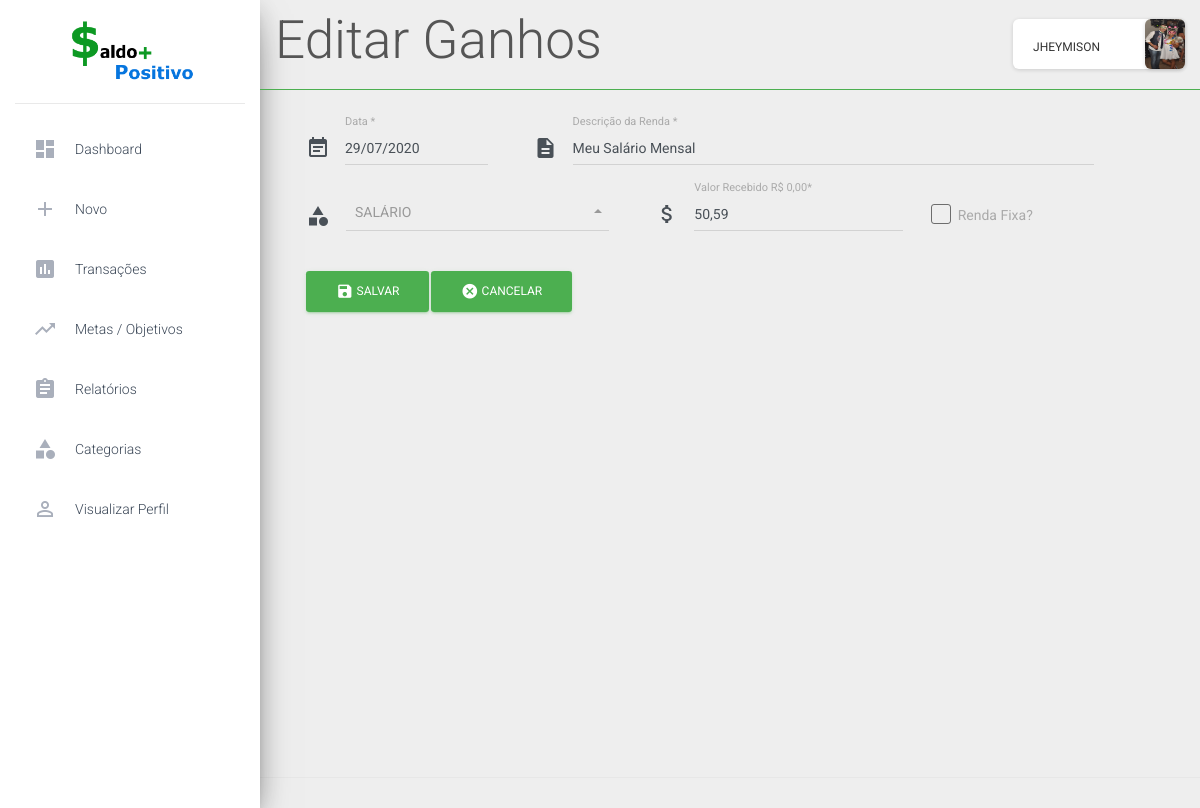
The page /main.php?page=ganhos&sec=edita_ganhos&id=189 (signed in) on the database its author committed.
### tables this page shows
CREATE TABLE `perfil_usuarios` (
  `id` int(11) NOT NULL,
  `empresa` varchar(300) NOT NULL,
  `profissao` varchar(300) NOT NULL,
  `sobre` varchar(1000) NOT NULL,
  `imagem` varchar(1000) NOT NULL,
  `id_cadastrar_usuarios` int(11) NOT NULL
);

CREATE TABLE `cadastrar_ganhos` (
  `id` int(11) NOT NULL,
  `data` date NOT NULL,
  `descricao` varchar(300) NOT NULL,
  `tipo_renda` varchar(200) NOT NULL,
  `valor` decimal(19,2) NOT NULL,
  `renda_fixa` varchar(200) NOT NULL DEFAULT 'Não',
  `id_cadastrar_usuarios` int(11) NOT NULL
);

CREATE TABLE `tipos_de_ganhos` (
  `id` int(11) NOT NULL,
  `tipo_ganho` varchar(200) NOT NULL,
  `id_cadastrar_usuarios` int(11) NOT NULL
);

### inserts/title_pages.php (called while the page is built)
<?php
    if(isset($_GET['sec'])){
            $pageInfo = $_GET['sec'];
        if($pageInfo == "dashboard"){
            $pageFormat = "Dashboard";
        } elseif ($pageInfo == "cadastrar_ganho") {
            $pageFormat = "Cadastrar Ganho";
        } elseif($pageInfo == "edita_ganhos"){
            $pageFormat = "Editar Ganhos";
        } elseif($pageInfo == "deleta_ganhos"){
            $pageFormat = "Deletar Ganho";
        } elseif($pageInfo == "cadastrar_despesa"){
            $pageFormat = "Cadastrar Despesas";
        } elseif($pageInfo == "edita_despesas"){
            $pageFormat = "Editar Despesas";
        } elseif($pageInfo == "deleta_despesas"){
            $pageFormat = "Deletar Despesa";
        } elseif($pageInfo == "cadastrar_cartoes"){
            $pageFormat = "Cadastrar Cartao";
        } elseif($pageInfo == "edita_cartoes"){
            $pageFormat = "Editar Cartao";
        } elseif($pageInfo == "deleta_cartoes"){
            $pageFormat = "Deletar Cartao";
        } elseif($pageInfo == "vizualizar_transacoes"){
            $pageFormat = "Visualizar Transações";
        } elseif($pageInfo == "cadastrar_metas"){
            $pageFormat = "Cadastrar Metas";
        } elseif($pageInfo == "editar_metas"){
            $pageFormat = "Editar Metas";
        } elseif($pageInfo == "deletar_metas"){
            $pageFormat = "Deletar Metas";
        } elseif($pageInfo == "relatorio_ganhos"){
            $pageFormat = "Relatorio de Ganhos";
        } elseif($pageInfo == "relatorio_despesas"){
            $pageFormat = "Relatorio de Despesas";
        } elseif($pageInfo == "relatorio_tipo_pagamento"){
            $pageFormat = "Relatorio de Tipos de Pagamentos";
        } elseif($pageInfo == "vizualizar_perfil"){
            $pageFormat = "Seu Perfil";
        } elseif($pageInfo == "editar_perfil"){
            $pageFormat = "Editar Perfil";
        } elseif($pageInfo == "cadastra_tipo_ganhos"){
            $pageFormat = "Cadastrar Tipos de Ganhos";
        } elseif($pageInfo == "cadastra_tipo_despesas"){
            $pageFormat = "Cadastrar Tipos de Despesas";
        } elseif($pageInfo == "edita_tipo_ganhos"){
            $pageFormat = "Alterar Tipos de Ganhos";
        } elseif($pageInfo == "deleta_tipo_ganhos"){
            $pageFormat = "Deletar Tipo";
        } elseif($pageInfo == "edita_tipo_despesas"){
            $pageFormat = "Alterar Tipos de Despesa";
        } elseif($pageInfo == "deleta_tipo_despesas"){
            $pageFormat = "Deletar Tipo";
        }
    } else {
        $pageFormat = "Dashboard";
        $pageInfo ="dashboard";
    }
?>

### routes/links.php (called while the page is built, shortened)
<?php
    $page_cadastrar_ganho = "main.php?page=ganhos&sec=cadastrar_ganho";
    $serv_edita_ganhos = "services/ganhos/edita_ganhos.php";
?>

### pages/ganhos/edita_ganhos.php (the view, shortened to what this page needs)
<?php
	function editar_ganhos(){
?>
<?php
	include("bd/conecta_bd.php");
	include("routes/links.php");
	$id = $_GET['id'];
	$sql = "SELECT * FROM cadastrar_ganhos WHERE id = {$id}";
	$sel = $conecta_bd -> query($sql);
	$ganhos = $sel -> fetch_assoc();
	$date = $ganhos['data'];
	$data = implode('/', array_reverse(explode('-', $date)));
	$pega_tipo_renda = "SELECT tipo_renda FROM cadastrar_ganhos WHERE id = '$id'";
	$tipo_renda = $conecta_bd->query($pega_tipo_renda);
	$tipo = $tipo_renda->fetch_assoc();
	foreach($tipo as $tipo){
		$result = $tipo;
	}
?>
<form method="post" action="<?php echo $serv_edita_ganhos ?>">
	<div class="row linha1">
		<div class="col-sm-3">
			<div class="input-group dates">
				<div class="input-group-prepend">
					<span class="input-group-text">
						<i class="material-icons">event_note</i>
					</span>
				</div>
				<label for="data" class="bmd-label-floating" style="
				padding-left: 55px;">Data *</label>
				<input id="data" type="text"  class="form-control" name="data" value="<?php echo $data ?>">
			</div>
		</div>
		<div class="col-sm-8">
			<div class="input-group">
				<div class="input-group-prepend">
					<span class="input-group-text">
						<i class="material-icons">description</i>
					</span>
				</div>
				<label for="descricao_renda" class="bmd-label-floating" style="
				padding-left: 55px;">Descrição da Renda *</label>
				<input type="text" class="form-control" id="descricao_renda" name="descricao_renda" value="<?php echo $ganhos['descricao'] ?>">
			</div>
		</div>
	</div>
	<div class="row linha2" style="margin-top: 30px; margin-left: 15px;">
		<div class="col-sm-0" >
			<span class="input-group-text">
				<i class="material-icons">category</i>
			</span>
		</div>
		<div class="col-sm-4">
			<div class="dropdown bootstrap-select form-control form-control-sm dropup ">
              	<select class="form-control selectpicker" data-style="btn btn-link" id="exampleFormControlSelect1 tipo_renda" name="tipo_renda">
	                <?php
						$sql_tipo_ganhos = "SELECT * FROM tipos_de_ganhos ORDER BY tipo_ganho ASC";
						$sel = $conecta_bd->query($sql_tipo_ganhos);
                	?>
		            <?php while ( $tipos = $sel->fetch_assoc() ) : ?>
		                <option value="<?php echo $tipos['tipo_ganho'] ?>" <?=($tipos['tipo_ganho'] == $result)?'selected':''?>><?php echo $tipos['tipo_ganho'] ?></option>
		            <?php endwhile; ?>
            	</select>
      		</div>
		</div>
		<div class="col-sm-4">
			<div class="input-group">
				<div class="input-group-prepend">
					<span class="input-group-text">
						<i class="material-icons">attach_money</i>
					</span>
				</div>
				<label for="valor_renda" class="bmd-label-floating" style="
				padding-left: 55px;">Valor Recebido R$ 0,00*</label>
				<input type="text" class="form-control" id="valor_renda" name="valor_renda" value="<?php echo number_format($ganhos['valor'],'2',',','.') ?>">
			</div>
		</div>
		<div class="col-sm-2" style="margin-top: 10px;">
			<div class="form-check">
			    <label class="form-check-label">
			        Renda Fixa?
			        <span class="form-check-sign" value="Sim" name="renda_fixa" >
			            <span class="check" name="renda_fixa"  ></span>
			        </span>
			    </label>
			</div>
		</div>
	</div>
	<div class="row" style="margin-top: 30px; margin-left: 15px;">
		<div class="col-sm-0">
			<button type="submit" class="btn btn-primary btn-success">
			  	<i class="material-icons">save</i> Salvar
			</button>
		</div>
		<div class="col-sm-0">
			<a href="<?php echo $page_cadastrar_ganho ?>">
				<button type="button" class="btn btn-success">
				  	<i class="material-icons">cancel</i> Cancelar
				</button>
			</a>
		</div>
	</div>
</form>
<?php }; ?>
<?php editar_ganhos(); ?>

### main.php (shortened to what this page needs)
<?php
    if ( $_SESSION['logado'] == true ) :
    $id_usuario = $_SESSION['user']['id'];
    $usuario = $_SESSION['user']['nome'];
    $nome = explode(" ", $usuario);
    include("bd/conecta_bd.php");
    include("inserts/title_pages.php");
    $sql_perfil = "SELECT * FROM perfil_usuarios WHERE id_cadastrar_usuarios = '$id_usuario'";
    $sel_perfil = $conecta_bd->query($sql_perfil);
    $perfil = $sel_perfil -> fetch_assoc();
    $imagem = $perfil['imagem'];
?>
<!doctype html>
<html>
<head>
    <link rel="stylesheet" href="https://maxcdn.bootstrapcdn.com/font-awesome/latest/css/font-awesome.min.css">
    <link href="assets/css/material-dashboard2.min.css" rel="stylesheet" />
    <link href="assets/css/material-dashboard.min.css" rel="stylesheet" />
    <link href="assets/demo/demo.css" rel="stylesheet" />
    <link rel="stylesheet" type="text/css" href="chartist/chartist.min.css">
    <link rel="stylesheet" type="text/css" href="assets/css/style.css">
    <link rel="stylesheet" href="https://cdn.jsdelivr.net/docsearch.js/2/docsearch.min.css" />
    <link rel="stylesheet" href="assets/demo/docs.min.css">
</head>
<body>
    <div class="wrapper ">
        <div class="sidebar" data-color="green" data-background-color="white">
            <div class="logo">
                <a href="main.php?sec=dashboard">
                    <img id="logoSite" src="assets/img/logo.png">
                </a>
            </div>
            <div class="sidebar-wrapper">
                <ul class="nav">
                    <li class="nav-item <?=($pageInfo == 'dashboard')?'active':''?>">
                        <a class="nav-link" href="main.php?sec=dashboard">
                            <i class="material-icons">dashboard</i>
                            <p>Dashboard</p>
                        </a>
                    </li>
                    <li class="nav-item dropdown <?=($pageInfo == 'cadastrar_ganho' || $pageInfo == 'cadastrar_despesa' || $pageInfo == 'cadastrar_cartoes')?'active':''?>">
                        <a class="nav-link" href="#" id="navbarDropdownMenuLink" data-toggle="dropdown" aria-haspopup="true" aria-expanded="false">
                            <i class="material-icons">add</i>
                            <p>Novo</p>
                        </a>
                    </li>
                    <li class="nav-item <?=($pageInfo == 'vizualizar_transacoes')?'active':''?>" >
                        <a class="nav-link" href="main.php?page=transacoes&sec=vizualizar_transacoes">
                            <i class="material-icons">assessment</i>
                            <p>Transações</p>
                        </a>
                    </li>
                    <li class="nav-item <?=($pageInfo == 'cadastrar_metas')?'active':''?>"">
                        <a class="nav-link" href="main.php?page=metas&sec=cadastrar_metas">
                            <i class="material-icons">trending_up</i>
                            <p>Metas / Objetivos</p>
                        </a>
                    </li>
                    <li class="nav-item dropdown <?=($pageInfo == 'relatorio_ganhos' || $pageInfo == 'relatorio_despesas' || $pageInfo == 'relatorio_tipo_pagamento' )?'active':''?>" >
                        <a class="nav-link" href="#" id="navbarDropdownMenuLink" data-toggle="dropdown" aria-haspopup="true" aria-expanded="false">
                            <i class="material-icons">assignment</i>
                            <p>Relatórios</p>
                        </a>
                    </li>
                    <li class="nav-item dropdown <?=($pageInfo == 'cadastra_tipo_ganhos' || $pageInfo == 'cadastra_tipo_despesas')?'active':''?>">
                        <a class="nav-link" href="#" id="navbarDropdownMenuLink" data-toggle="dropdown" aria-haspopup="true" aria-expanded="false" name="tipo_ganhO_despesa">
                            <i class="material-icons">category</i>
                            <p>Categorias</p>
                        </a>
                    </li>
                    <li class="nav-item <?=($pageInfo == 'vizualizar_perfil')?'active':''?>" >
                        <a class="nav-link" href="main.php?page=perfil&sec=vizualizar_perfil" name="vizualizar_perfil">
                            <i class="material-icons">perm_identity</i>
                            <p>Visualizar Perfil</p>
                        </a>
                    </li>
                </ul>
            </div>
        </div>
        <div class="main-panel">
            <nav class="navbar navbar-expand-lg navbar-transparent navbar-absolute fixed-top ">
                <div class="container-fluid">
                    <div class="navbar-wrapper">
                        <h1><?php echo $pageFormat ?><h1>
                    </div>
                    <div class="collapse navbar-collapse justify-content-end">
                        <ul class="navbar-nav">
                            <li class="nav-item">
                                <div class="card">
                                    <div class="card-body">
                                        <div class="row">
                                            <div class="col">
                                                <div class="dropdown nomePerfil">
                                                    <a class="nav-link" id="navbarDropdownMenuLink" data-toggle="dropdown" aria-haspopup="true" aria-expanded="false" style="cursor: pointer;">
                                                        <?php echo $nome[0]; ?>
                                                    </a>
                                                </div>
                                            </div>
                                            <div class="col">
                                                <img class="card imgPerfil" src="<?php echo $imagem ?>" rel="nofollow" alt="Card image cap">
                                            </div>
                                        </div>
                                    </div>
                                </div>
                            </li>
                        </ul>
                    </div>
                </div>
            </nav>
            <div class="content">
                <div class="container-fluid">
                    <?php
                        include("routes/routes_main.php");
                    ?>
                </div>
            </div>
            <footer class="footer">
            </footer>
        </div>
    </div>
</html>
<?php endif; ?>

### assets/css/style.css (style rules this page uses)
#logoSite { width: 150px; top: 50%; left: 50%; margin-left: 50px; }
.card { margin-bottom: 0; margin-top: 0; }
.card .card-body { padding: 0px; }
.imgPerfil { width: 40px; height: 50px; }
.nomePerfil { padding-top: 8px; }
.main-panel>.navbar { border-bottom: 1px solid #4caf50; }
.main-panel>.content { margin-top: 100px; }
html { overflow-y: hidden; overflow-x: hidden; }

### rows shown on the page
perfil_usuarios: imagem (picture)
cadastrar_ganhos: data "29/07/2020", descricao_renda "Meu Salário Mensal", valor_renda "50,59"
tipos_de_ganhos: tipo_ganho "SALÁRIO"

### other values the page prints
$pageFormat "Editar Ganhos"
$nome[0] "JHEYMISON"
